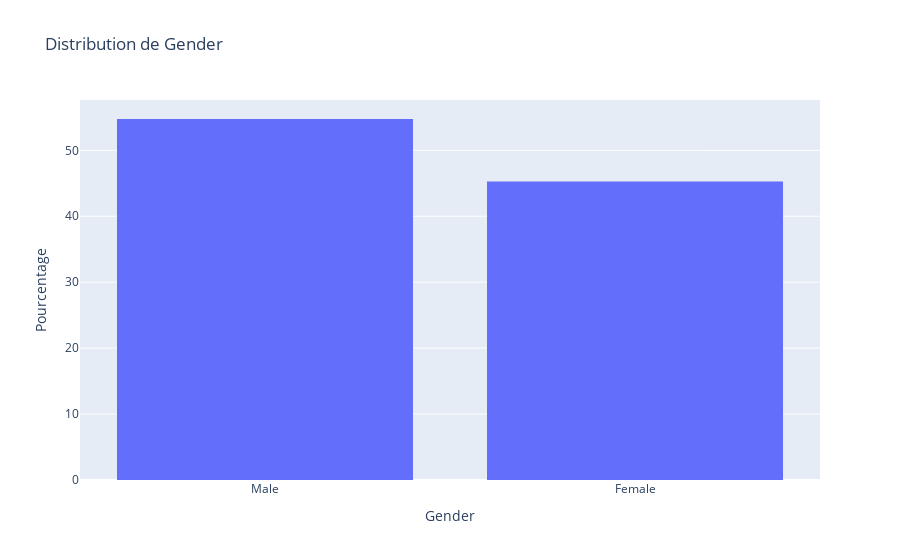
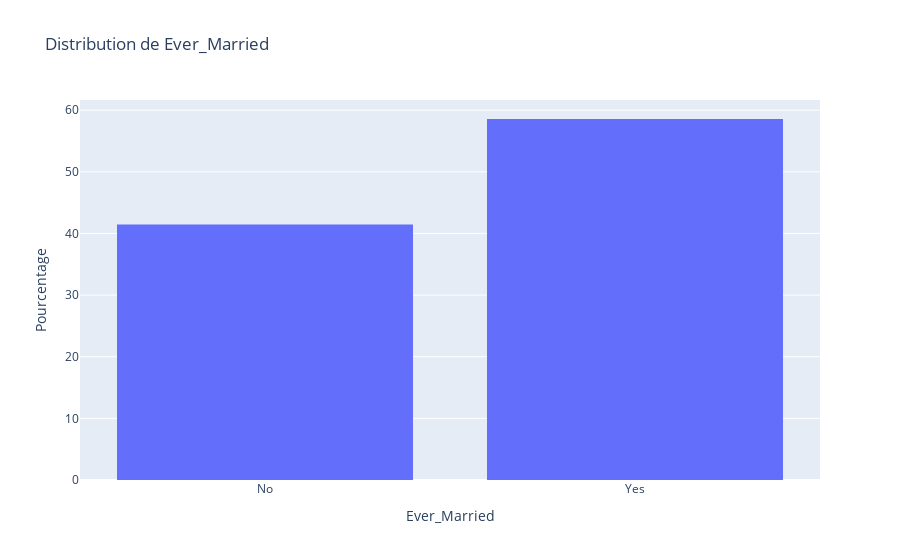
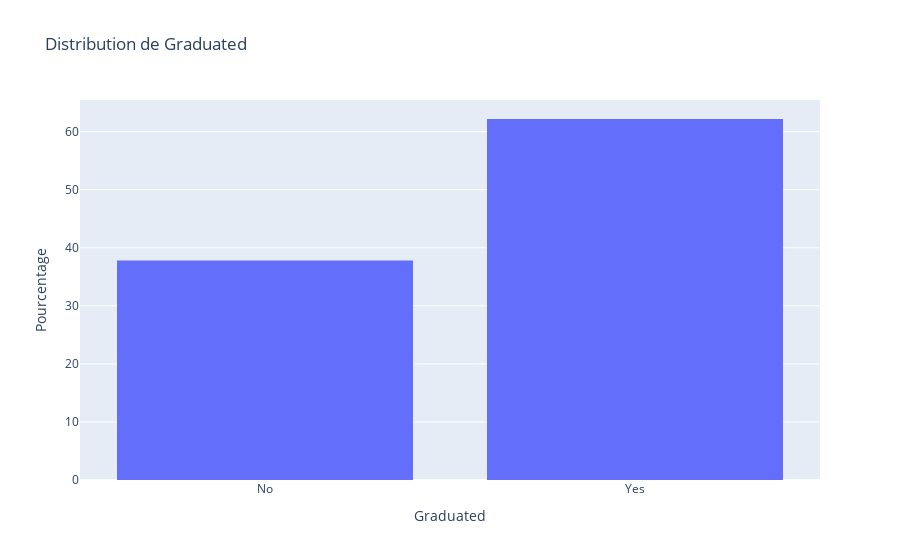
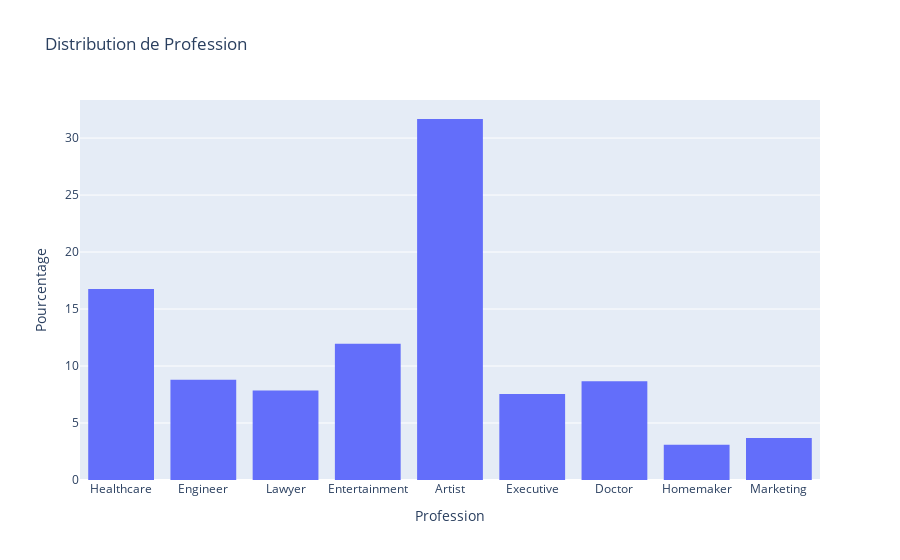

The notebook cell saved with these charts, in order:
### Code cell
# Visualisation des données catégoriques

cat_cols = ['Gender', 'Ever_Married', 'Graduated', 'Profession', 'Spending_Score', 'Var_1']

for col in cat_cols:

    fig = px.histogram(df, x=col, title=f'Distribution de {col}', histnorm='percent')

    fig.update_layout(
        xaxis_title_text=col,
        yaxis_title_text='Pourcentage',
    )

    fig.show()

### Figure 1 — Plotly figure (JSON) as saved in the notebook; plotly's stock layout.template omitted (floating-point values rounded to 4 significant figures; data arrays with more than 128 entries replaced by an {"elided": "..."} marker saying what was removed)
{"data": [{"alignmentgroup": "True", "bingroup": "x", "histnorm": "percent", "hovertemplate": "Gender=%{x}<br>percent=%{y}<extra></extra>", "legendgroup": "", "marker": {"color": "#636efa", "pattern": {"shape": ""}}, "name": "", "offsetgroup": "", "orientation": "v", "showlegend": false, "type": "histogram", "x": {"elided": "8068 str values"}, "xaxis": "x", "yaxis": "y"}], "layout": {"barmode": "relative", "legend": {"tracegroupgap": 0}, "title": {"text": "Distribution de Gender"}, "xaxis": {"anchor": "y", "domain": [0, 1], "title": {"text": "Gender"}}, "yaxis": {"anchor": "x", "domain": [0, 1], "title": {"text": "Pourcentage"}}}}

### Figure 2 — Plotly figure (JSON) as saved in the notebook; plotly's stock layout.template omitted (floating-point values rounded to 4 significant figures; data arrays with more than 128 entries replaced by an {"elided": "..."} marker saying what was removed)
{"data": [{"alignmentgroup": "True", "bingroup": "x", "histnorm": "percent", "hovertemplate": "Ever_Married=%{x}<br>percent=%{y}<extra></extra>", "legendgroup": "", "marker": {"color": "#636efa", "pattern": {"shape": ""}}, "name": "", "offsetgroup": "", "orientation": "v", "showlegend": false, "type": "histogram", "x": {"elided": "8068 str values"}, "xaxis": "x", "yaxis": "y"}], "layout": {"barmode": "relative", "legend": {"tracegroupgap": 0}, "title": {"text": "Distribution de Ever_Married"}, "xaxis": {"anchor": "y", "domain": [0, 1], "title": {"text": "Ever_Married"}}, "yaxis": {"anchor": "x", "domain": [0, 1], "title": {"text": "Pourcentage"}}}}

### Figure 3 — Plotly figure (JSON) as saved in the notebook; plotly's stock layout.template omitted (floating-point values rounded to 4 significant figures; data arrays with more than 128 entries replaced by an {"elided": "..."} marker saying what was removed)
{"data": [{"alignmentgroup": "True", "bingroup": "x", "histnorm": "percent", "hovertemplate": "Graduated=%{x}<br>percent=%{y}<extra></extra>", "legendgroup": "", "marker": {"color": "#636efa", "pattern": {"shape": ""}}, "name": "", "offsetgroup": "", "orientation": "v", "showlegend": false, "type": "histogram", "x": {"elided": "8068 str values"}, "xaxis": "x", "yaxis": "y"}], "layout": {"barmode": "relative", "legend": {"tracegroupgap": 0}, "title": {"text": "Distribution de Graduated"}, "xaxis": {"anchor": "y", "domain": [0, 1], "title": {"text": "Graduated"}}, "yaxis": {"anchor": "x", "domain": [0, 1], "title": {"text": "Pourcentage"}}}}

### Figure 4 — Plotly figure (JSON) as saved in the notebook; plotly's stock layout.template omitted (floating-point values rounded to 4 significant figures; data arrays with more than 128 entries replaced by an {"elided": "..."} marker saying what was removed)
{"data": [{"alignmentgroup": "True", "bingroup": "x", "histnorm": "percent", "hovertemplate": "Profession=%{x}<br>percent=%{y}<extra></extra>", "legendgroup": "", "marker": {"color": "#636efa", "pattern": {"shape": ""}}, "name": "", "offsetgroup": "", "orientation": "v", "showlegend": false, "type": "histogram", "x": {"elided": "8068 str values"}, "xaxis": "x", "yaxis": "y"}], "layout": {"barmode": "relative", "legend": {"tracegroupgap": 0}, "title": {"text": "Distribution de Profession"}, "xaxis": {"anchor": "y", "domain": [0, 1], "title": {"text": "Profession"}}, "yaxis": {"anchor": "x", "domain": [0, 1], "title": {"text": "Pourcentage"}}}}
